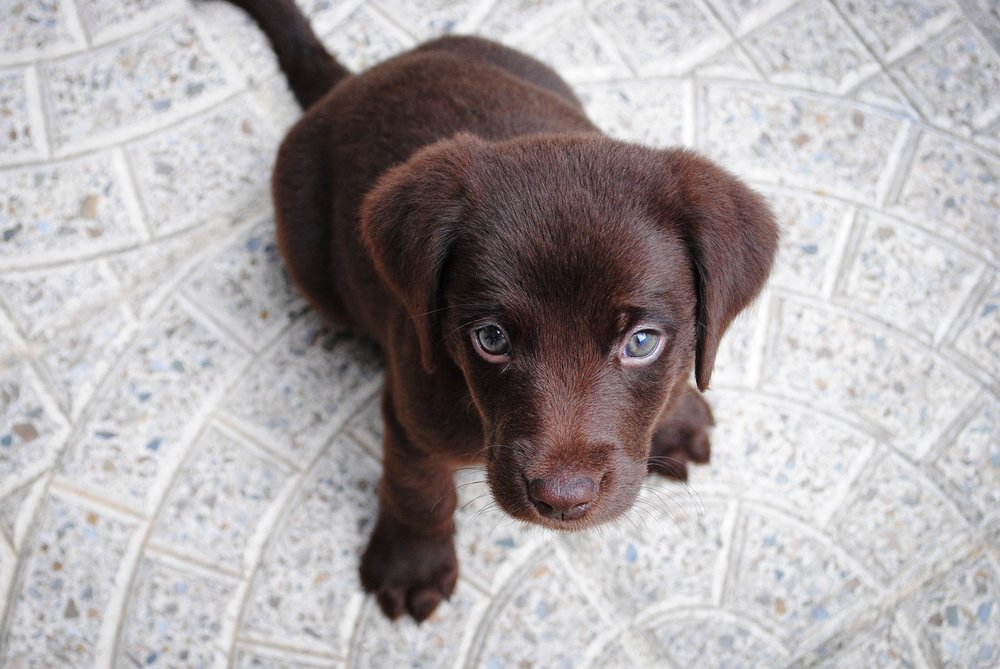
#> input picture data/StarterBundle/ch08/puppy.jpg, 1000 x 669 px, found by its file name
$ python ch08_linearClassification.py
#> lines starting #> are read from the running program, lines starting #| are printed output that depends on the picture; after the words box and inside, x2 and y2 are one past the last pixel; in counts of white or black regions, pixels touching at a corner belong together
import numpy as np
import cv2
import os

HOME_DIR = os.environ['HOME']

labels = ["dog", "cat", "panda"]
np.random.seed(1)

W = np.random.randn(3, 3072)
b = np.random.randn(3)

orig = cv2.imread(HOME_DIR + "/data/StarterBundle/ch08/puppy.jpg")
#> orig is the input picture: shape (669, 1000, 3); mean B, G, R 167.3, 166.3, 171.8
image = cv2.resize(orig, (32, 32)).ravel()
#> image = 3072 values, max 250 at index 1418, min 7 at index 1194, mean 167.8
# image = cv2.resize(orig, (32, 32)).reshape((-1))

scores = W.dot(image) + b
#> scores = [12509.9, 142.2, 4646.6]

for (label, score) in zip(labels, scores):
    print("[INFO] {}: {:.2f}".format(label, score))
#> this loop made 3 passes
#> (label, score) on passes 1 to 3: ('dog', 12509.9), ('cat', 142.2), ('panda', 4646.6)
#| [INFO] dog: 12509.89
#| [INFO] cat: 142.18
#| [INFO] panda: 4646.58

cv2.putText(orig, "Label: {}".format(labels[np.argmax(scores)]),
            (10, 30), cv2.FONT_HERSHEY_SIMPLEX, 0.9, (0, 255, 0), 2)
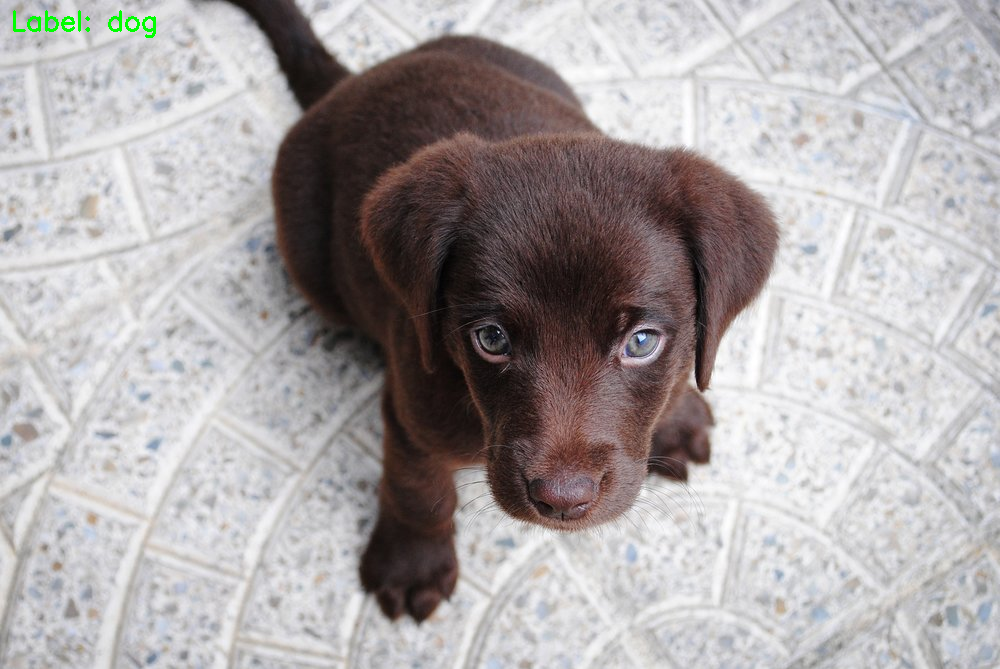
#> orig: shape (669, 1000, 3); 0.15% of pixels changed, all inside (x1, y1, x2, y2) = (13, 10, 156, 38)

cv2.imshow("Image", orig)
cv2.waitKey(2000)
